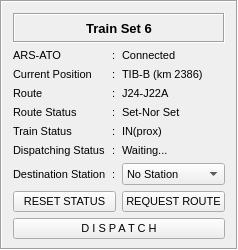
           <widget class="QFrame" name="gridFrame_9">
            <property name="sizePolicy">
             <sizepolicy hsizetype="Expanding" vsizetype="Preferred">
              <horstretch>0</horstretch>
              <verstretch>0</verstretch>
             </sizepolicy>
            </property>
            <property name="maximumSize">
             <size>
              <width>16777215</width>
              <height>280</height>
             </size>
            </property>
            <property name="font">
             <font>
              <pointsize>8</pointsize>
             </font>
            </property>
            <property name="styleSheet">
             <string notr="true">border-color: rgb(0, 0, 0);
</string>
            </property>
            <property name="frameShape">
             <enum>QFrame::Box</enum>
            </property>
            <property name="frameShadow">
             <enum>QFrame::Sunken</enum>
            </property>
            <layout class="QGridLayout" name="gridLayout_10">
             <property name="bottomMargin">
              <number>9</number>
             </property>
             <item row="4" column="1">
              <widget class="QLabel" name="label_40">
               <property name="font">
                <font>
                 <pointsize>8</pointsize>
                </font>
               </property>
               <property name="text">
                <string>:</string>
               </property>
              </widget>
             </item>
             <item row="0" column="0" colspan="3">
              <widget class="QLabel" name="title_8">
               <property name="enabled">
                <bool>true</bool>
               </property>
               <property name="minimumSize">
                <size>
                 <width>0</width>
                 <height>30</height>
                </size>
               </property>
               <property name="maximumSize">
                <size>
                 <width>16777215</width>
                 <height>16777215</height>
                </size>
               </property>
               <property name="font">
                <font>
                 <pointsize>10</pointsize>
                 <weight>75</weight>
                 <bold>true</bold>
                </font>
               </property>
               <property name="layoutDirection">
                <enum>Qt::LeftToRight</enum>
               </property>
               <property name="autoFillBackground">
                <bool>false</bool>
               </property>
               <property name="frameShape">
                <enum>QFrame::Box</enum>
               </property>
               <property name="frameShadow">
                <enum>QFrame::Sunken</enum>
               </property>
               <property name="text">
                <string>Train Set 6</string>
               </property>
               <property name="alignment">
                <set>Qt::AlignCenter</set>
               </property>
               <property name="openExternalLinks">
                <bool>false</bool>
               </property>
              </widget>
             </item>
             <item row="8" column="0">
              <widget class="QLabel" name="dtnStation_8">
               <property name="font">
                <font>
                 <pointsize>8</pointsize>
                </font>
               </property>
               <property name="text">
                <string>Destination Station</string>
               </property>
              </widget>
             </item>
             <item row="5" column="1">
              <widget class="QLabel" name="label_41">
               <property name="font">
                <font>
                 <pointsize>8</pointsize>
                </font>
               </property>
               <property name="text">
                <string>:</string>
               </property>
              </widget>
             </item>
             <item row="3" column="0">
              <widget class="QLabel" name="CrtPtn_8">
               <property name="font">
                <font>
                 <pointsize>8</pointsize>
                </font>
               </property>
               <property name="text">
                <string>Current Position</string>
               </property>
              </widget>
             </item>
             <item row="8" column="2">
              <widget class="QComboBox" name="dtnStationVal_8">
               <property name="font">
                <font>
                 <pointsize>8</pointsize>
                </font>
               </property>
               <item>
                <property name="text">
                 <string>No Station</string>
                </property>
               </item>
               <item>
                <property name="text">
                 <string>T1-B</string>
                </property>
               </item>
               <item>
                <property name="text">
                 <string>T2-B</string>
                </property>
               </item>
              </widget>
             </item>
             <item row="3" column="2">
              <widget class="QLabel" name="CrtPtnVal_8">
               <property name="font">
                <font>
                 <pointsize>8</pointsize>
                </font>
               </property>
               <property name="text">
                <string>TIB-B (km 2386)</string>
               </property>
              </widget>
             </item>
             <item row="9" column="2">
              <widget class="QPushButton" name="requestRouteBtn_8">
               <property name="font">
                <font>
                 <pointsize>8</pointsize>
                </font>
               </property>
               <property name="text">
                <string>REQUEST ROUTE</string>
               </property>
              </widget>
             </item>
             <item row="5" column="0">
              <widget class="QLabel" name="routeSts_8">
               <property name="font">
                <font>
                 <pointsize>8</pointsize>
                </font>
               </property>
               <property name="text">
                <string>Route Status</string>
               </property>
              </widget>
             </item>
             <item row="7" column="0">
              <widget class="QLabel" name="dtgSts_8">
               <property name="font">
                <font>
                 <pointsize>8</pointsize>
                </font>
               </property>
               <property name="text">
                <string>Dispatching Status</string>
               </property>
              </widget>
             </item>
             <item row="4" column="0">
              <widget class="QLabel" name="route_8">
               <property name="font">
                <font>
                 <pointsize>8</pointsize>
                </font>
               </property>
               <property name="text">
                <string>Route</string>
               </property>
              </widget>
             </item>
             <item row="2" column="2">
              <widget class="QLabel" name="arsAtoVal_8">
               <property name="maximumSize">
                <size>
                 <width>120</width>
                 <height>16777215</height>
                </size>
               </property>
               <property name="font">
                <font>
                 <pointsize>8</pointsize>
                </font>
               </property>
               <property name="text">
                <string>Connected</string>
               </property>
              </widget>
             </item>
             <item row="4" column="2">
              <widget class="QLabel" name="routeVal_8">
               <property name="font">
                <font>
                 <pointsize>8</pointsize>
                </font>
               </property>
               <property name="text">
                <string>J24-J22A</string>
               </property>
              </widget>
             </item>
             <item row="6" column="1">
              <widget class="QLabel" name="label_42">
               <property name="font">
                <font>
                 <pointsize>8</pointsize>
                </font>
               </property>
               <property name="text">
                <string>:</string>
               </property>
              </widget>
             </item>
             <item row="2" column="1">
              <widget class="QLabel" name="label_43">
               <property name="maximumSize">
                <size>
                 <width>10</width>
                 <height>16777215</height>
                </size>
               </property>
               <property name="font">
                <font>
                 <pointsize>8</pointsize>
                </font>
               </property>
               <property name="text">
                <string>:</string>
               </property>
              </widget>
             </item>
             <item row="3" column="1">
              <widget class="QLabel" name="label_44">
               <property name="font">
                <font>
                 <pointsize>8</pointsize>
                </font>
               </property>
               <property name="text">
                <string>:</string>
               </property>
              </widget>
             </item>
             <item row="5" column="2">
              <widget class="QLabel" name="routeStsVal_8">
               <property name="font">
                <font>
                 <pointsize>8</pointsize>
                </font>
               </property>
               <property name="text">
                <string>Set-Nor Set</string>
               </property>
              </widget>
             </item>
             <item row="8" column="1">
              <widget class="QLabel" name="label_45">
               <property name="font">
                <font>
                 <pointsize>8</pointsize>
                </font>
               </property>
               <property name="text">
                <string>:</string>
               </property>
              </widget>
             </item>
             <item row="6" column="2">
              <widget class="QLabel" name="trainStsVal_8">
               <property name="font">
                <font>
                 <pointsize>8</pointsize>
                </font>
               </property>
               <property name="text">
                <string>IN(prox)</string>
               </property>
              </widget>
             </item>
             <item row="7" column="1">
              <widget class="QLabel" name="label_46">
               <property name="font">
                <font>
                 <pointsize>8</pointsize>
                </font>
               </property>
               <property name="text">
                <string>:</string>
               </property>
              </widget>
             </item>
             <item row="2" column="0">
              <widget class="QLabel" name="arsAto_8">
               <property name="maximumSize">
                <size>
                 <width>120</width>
                 <height>16777215</height>
                </size>
               </property>
               <property name="font">
                <font>
                 <pointsize>8</pointsize>
                </font>
               </property>
               <property name="text">
                <string>ARS-ATO</string>
               </property>
              </widget>
             </item>
             <item row="7" column="2">
              <widget class="QLabel" name="dtgStsVal_8">
               <property name="font">
                <font>
                 <pointsize>8</pointsize>
                </font>
               </property>
               <property name="text">
                <string>Waiting...</string>
               </property>
              </widget>
             </item>
             <item row="6" column="0">
              <widget class="QLabel" name="trainSts_8">
               <property name="font">
                <font>
                 <pointsize>8</pointsize>
                </font>
               </property>
               <property name="text">
                <string>Train Status</string>
               </property>
              </widget>
             </item>
             <item row="9" column="0" colspan="2">
              <widget class="QPushButton" name="resetStsBtn_8">
               <property name="font">
                <font>
                 <pointsize>8</pointsize>
                </font>
               </property>
               <property name="text">
                <string>RESET STATUS</string>
               </property>
              </widget>
             </item>
             <item row="10" column="0" colspan="3">
              <widget class="QPushButton" name="dispatchBtn_8">
               <property name="font">
                <font>
                 <pointsize>8</pointsize>
                 <weight>50</weight>
                 <bold>false</bold>
                </font>
               </property>
               <property name="text">
                <string>D I S P A T C H</string>
               </property>
              </widget>
             </item>
            </layout>
           </widget>
